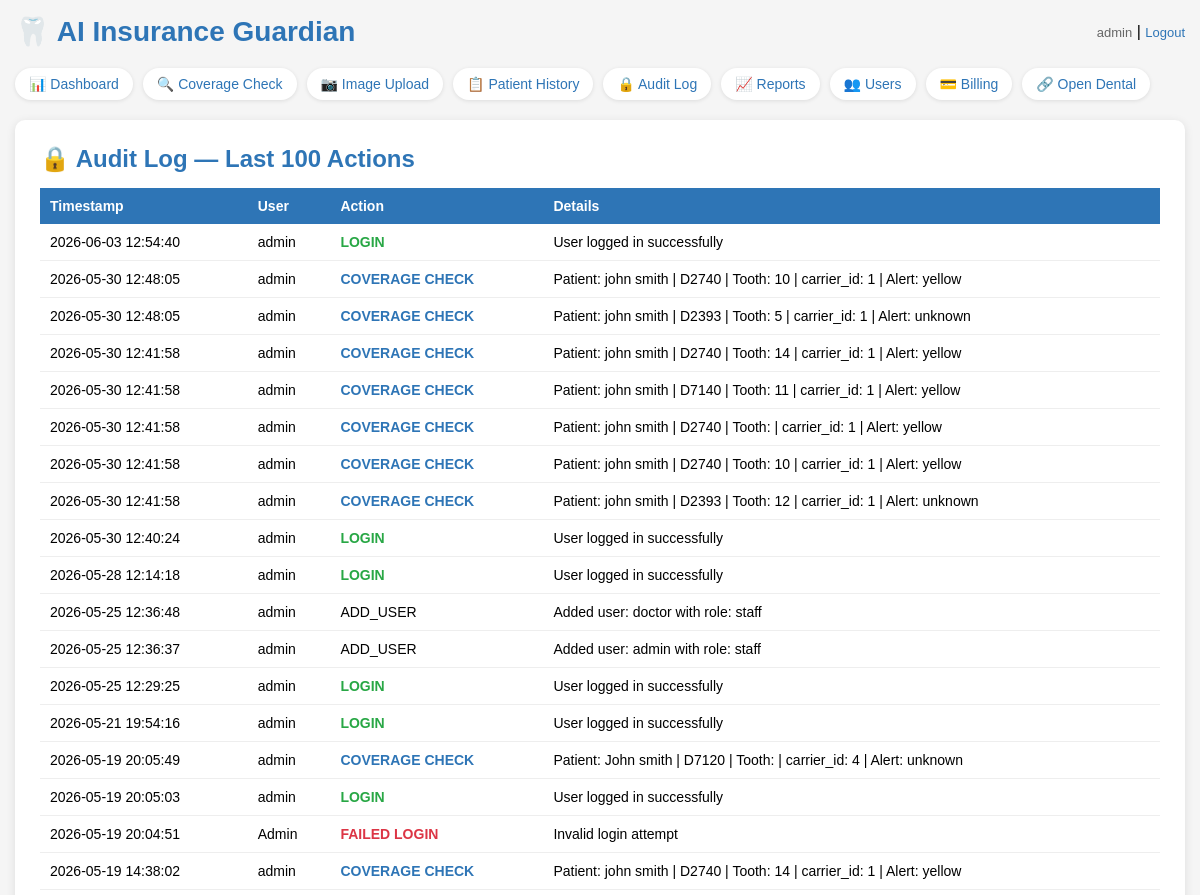
/audit (signed in, upper part), run on an earlier commit of the app's database.
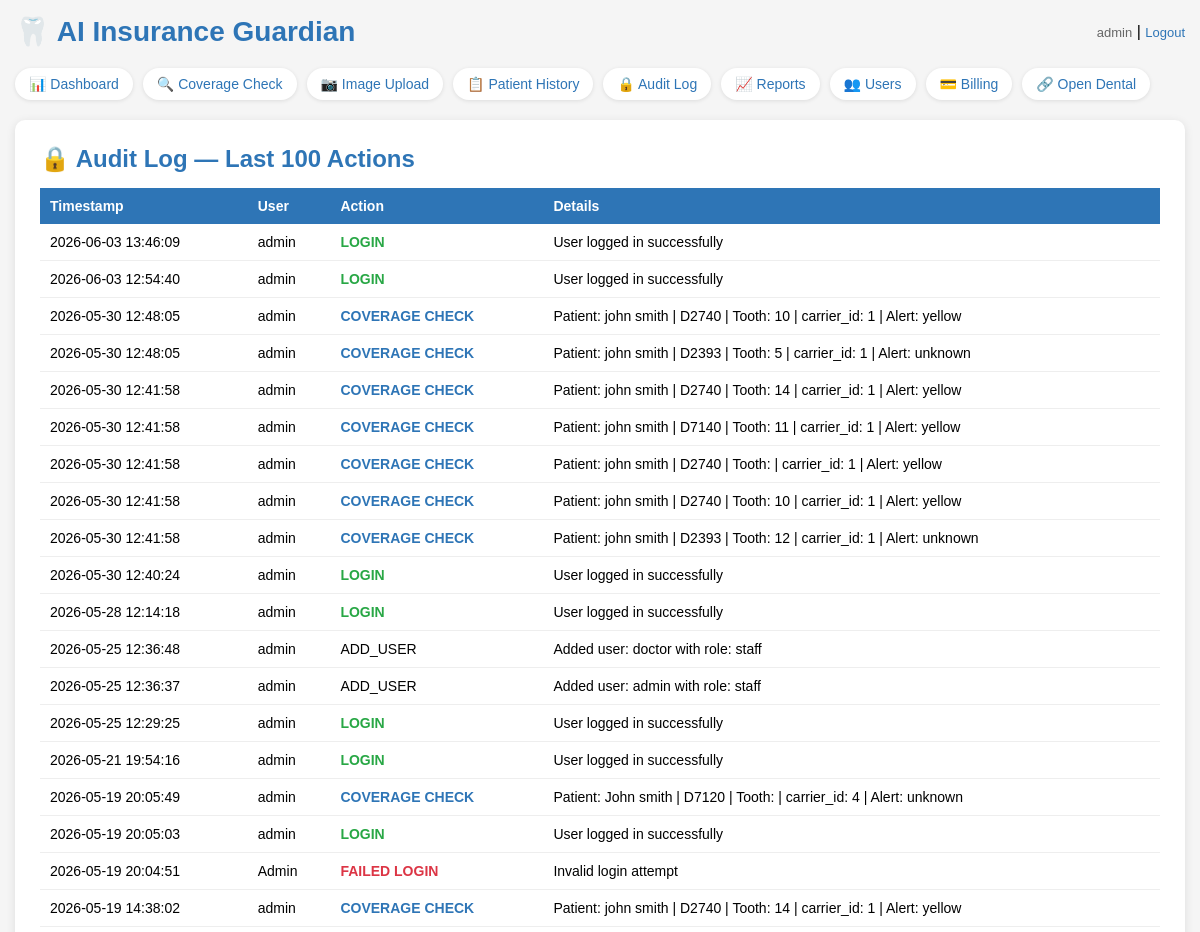
And on a later commit of the database.
### tables this page shows
CREATE TABLE users (
            id INTEGER PRIMARY KEY,
            username TEXT UNIQUE NOT NULL,
            password TEXT NOT NULL,
            role TEXT DEFAULT 'staff'
        );

CREATE TABLE audit_log (id INTEGER PRIMARY KEY, username TEXT, action TEXT, details TEXT, timestamp TEXT);

### app.py (the view)
@app.route("/audit")
@login_required
def audit():
    conn = get_db()
    cursor = conn.cursor()
    cursor.execute("SELECT * FROM audit_log ORDER BY timestamp DESC LIMIT 100")
    records = cursor.fetchall()
    conn.close()
    return render_template("audit.html", records=records)

### app.py (called while the page is built)
def get_db():
    conn = sqlite3.connect("insurance_guardian.db")
    conn.row_factory = sqlite3.Row
    return conn

@login_manager.user_loader
def load_user(user_id):
    conn = get_db()
    cursor = conn.cursor()
    cursor.execute("SELECT * FROM users WHERE id = ?", (user_id,))
    row = cursor.fetchone()
    conn.close()
    if row:
        return User(row["id"], row["username"], row["role"])
    return None

### templates/audit.html (shortened to what this page needs)
<!DOCTYPE html>
<html>
<head>
</head>
<body>
    <div class="header">
        <h1>🦷 AI Insurance Guardian</h1>
        <div>
            <span class="user-info">{{ current_user.username }}</span> |
            <a href="/logout" class="logout">Logout</a>
        </div>
    </div>
    <div class="nav">
        <a href="/dashboard" class="active">📊 Dashboard</a>
        <a href="/">🔍 Coverage Check</a>
        <a href="/upload">📷 Image Upload</a>
        <a href="/history">📋 Patient History</a>
        <a href="/audit">🔒 Audit Log</a>
        <a href="/reports">📈 Reports</a>
        <a href="/users">👥 Users</a>
        <a href="/billing">💳 Billing</a>
        <a href="/opendental">🔗 Open Dental</a>
    </div>
    <div class="results-box">
        <h2>🔒 Audit Log — Last 100 Actions</h2>
        <table>
            <tr>
                <th>Timestamp</th>
                <th>User</th>
                <th>Action</th>
                <th>Details</th>
            </tr>
            {% for record in records %}
            <tr>
                <td>{{ record[4] }}</td>
                <td>{{ record[1] }}</td>
                <td>
                    {% if record[2] == 'LOGIN' %}<span class="action-login">LOGIN</span>
                    {% elif record[2] == 'LOGOUT' %}<span class="action-logout">LOGOUT</span>
                    {% elif record[2] == 'COVERAGE_CHECK' %}<span class="action-check">COVERAGE CHECK</span>
                    {% elif record[2] == 'FAILED_LOGIN' %}<span class="action-failed">FAILED LOGIN</span>
                    {% else %}{{ record[2] }}{% endif %}
                </td>
                <td>{{ record[3] }}</td>
            </tr>
            {% endfor %}
        </table>
    </div>
</body>
</html>

### templates/audit.html (style rules this page uses)
* { box-sizing: border-box; margin: 0; padding: 0; }
body { font-family: Arial, sans-serif; background-color: #f5f5f5; padding: 15px; }
.header { display: flex; justify-content: space-between; align-items: center; margin-bottom: 20px; flex-wrap: wrap; gap: 10px; }
h1 { color: #2E75B6; font-size: clamp(20px, 4vw, 28px); }
.nav { display: flex; flex-wrap: wrap; gap: 10px; margin-bottom: 20px; }
.nav a { color: #2E75B6; text-decoration: none; font-size: 14px; background: white; padding: 8px 14px; border-radius: 20px; box-shadow: 0 1px 4px rgba(0,0,0,0.1); }
.user-info { color: #666; font-size: 13px; }
.logout { color: #2E75B6; text-decoration: none; font-size: 13px; }
.results-box { background: white; padding: 25px; border-radius: 10px; box-shadow: 0 2px 10px rgba(0,0,0,0.1); }
.results-box h2 { color: #2E75B6; margin-bottom: 15px; }
table { width: 100%; border-collapse: collapse; font-size: 14px; }
th { background: #2E75B6; color: white; padding: 10px; text-align: left; }
td { padding: 10px; border-bottom: 1px solid #eee; }
.action-login { color: #28a745; font-weight: bold; }
.action-check { color: #2E75B6; font-weight: bold; }
.action-failed { color: #dc3545; font-weight: bold; }

What changed in the data, as far as the page shows it:
added audit_log: timestamp "2026-06-03 13:46:09", username "admin", action "LOGIN", details "User logged in successfully"
